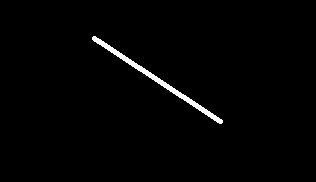
#> input picture 11.Deteccion_de_Bordes/images/linea1.jpg, 316 x 182 px
$ jupyter execute --allow-errors Deteccion_de_Bordes.ipynb   (shell and % lines are left out)
#> lines starting #> are read from the running program, lines starting #| are printed output that depends on the picture; after the words box and inside, x2 and y2 are one past the last pixel; in counts of white or black regions, pixels touching at a corner belong together
# Importar Paquetes

#> (a cell that did not finish here is left out)

[cell 2]
import numpy as np
import matplotlib.pyplot as plt
from PIL import Image, ImageOps
from scipy.ndimage import sobel

# Localización de Bordes:
- La localización de bordes consiste en saber específicamente en que posición de la imagen se encuentra un borde en particular. Para esto utilizaremos la transformada de Hough.

# Transformada de Hough:
- Es una transformada que permite detectar figuras que son expresadas matemáticamente como *rectas*, circunferencias y elipses.

## Caso de Lineas Rectas
- En este caso, las lineas rectas se pueden expresar con la ecuación `y = mx + b`
- La idea principal es considerar las caracteristicas de una linea recta en términos de los parámetros (m,b)
- El problema de `y = mx + b` es que no puede localizar lineas verticales, Para eso utilizaremos una representación polar
    - `y = -(cos(a)/sen(a))x + p/sen(a)`
    - donde p = distancia del origen a la recta y a = es el ángulo que hay entre p y el eje x

- Despejando p:
    - `p = x*cos(a) + y*sen(a)`
- Es posible asociar a cada recta un par (p,a) que es único para todo a que exista en [0, pi[, p existe en el dominio real

NOTA: El espacio (p,a) se denomina el espacio de Hough para el conjunto de rectas en 2 dimensiones

# Pasos de la Transformada de Hough
Sea A una imagen binaria donde, A(x,y){ 1 : si esta en el borde , 0: si no esta en el borde }
- Paso 1: Cargar una imagen I
- Paso 2: Detectar los borde de I y guardarlo en una imagen A (binaria)
- Paso 3: Para cada (x,y) que esté en el borde:
- Paso 4: -Para todos los posibles a en `[o,pi[`
- Paso 5: -- Calcular p para (x,y) y a
- Paso 6: -- Incrementar la posición (p,a) en la matriz de acumulación
- Paso 7: Buscar las posiciones con los mayores valores en el acumulador
- Paso 8: Devolver la recta cuyos valores son los mayores en el acumulador

#> (a cell that did not finish here is left out)

#> (a cell that did not finish here is left out)

[cell 5]
A = Image.open("images/linea1.jpg")
#> A is the input picture: PIL image 316x182 RGB; min 0, max 255, mean 3.5
A = np.asarray(A).astype("float64")/255
#> A: shape (182, 316, 3) float64
A = A[:,:,0]
#> A: shape (182, 316) float64
A[A>=0.5]=1
#> A: shape (182, 316) float64; min 0, max 1, mean 0.0136
A[A<0.5]=0
#> A: shape (182, 316) float64; values 0 (black) and 1 (white), 1.3% white; 1 white region, box (x1, y1, x2, y2) and area: (92, 36, 223, 124) 776
plt.imshow(A, cmap=plt.cm.gray)

h1 = 1
thetas = np.deg2rad(np.arange(0,180+h1,h1))

m,n = np.shape(A)
#> m = 182; n = 316
d = np.sqrt(m**2 + n**2)
#> d = 364.7
h2 = 1
rhos = np.arange(-d,d,h2)
#> rhos = 730 values from -364.7 to 364.3

Acumulador = np.zeros((len(thetas),len(rhos)))
x_borde,y_borde = np.nonzero(A)
#> x_borde = 776 values from 36 to 123; y_borde = 776 values, max 222 at index 759, min 92 at index 3, mean 156.9

for i in range(len(x_borde)):
    for theta_indice in range(len(thetas)):
        theta = thetas[theta_indice]
        rho = x_borde[i]*np.cos(theta) + y_borde[i]*np.sin(theta)
        rho_indice = np.argmin(np.abs(rhos-rho))
        Acumulador[theta_indice,rho_indice] += 1
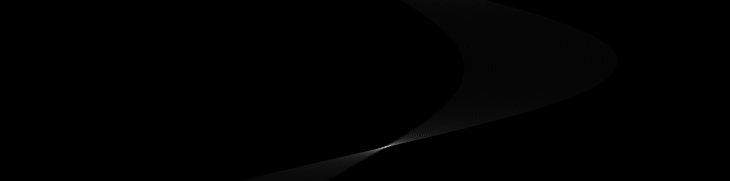
#> Acumulador: shape (181, 730) float64; min 0, max 157, mean 1.1

xp,yp = np.unravel_index(np.argmax(Acumulador,axis=None),Acumulador.shape)
#> xp = 147; yp = 383
thetaMax = thetas[xp]
#> thetaMax = 2.57
rhoMax = rhos[yp]
#> rhoMax = 18.34
pendiente = -np.cos(thetaMax) / np.sin(thetaMax)
#> pendiente = 1.54
interseccion = rhoMax / np.sin(thetaMax)
#> interseccion = 33.67

y1 = pendiente*1 + interseccion
#> y1 = 35.21
xn = (n-interseccion)/pendiente
#> xn = 183.3

plt.plot([y1, n],[1, xn])
plt.xlim([0,n])
plt.ylim([m,0])
plt.show()
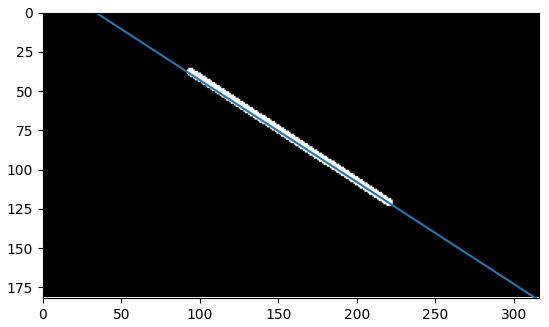
#> figure drawn by matplotlib, 1 panel

#> (a cell that did not finish here is left out)

[cell 7]
A = Image.open("images/linea3.jpg")
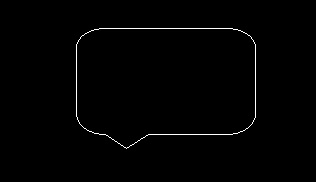
#> input picture 11.Deteccion_de_Bordes/images/linea3.jpg, 316 x 182 px
#> A is the input picture: PIL image 316x182 RGB; min 0, max 255, mean 2.3
A = np.asarray(A).astype("float64")/255
#> A: shape (182, 316, 3) float64
A = A[:,:,0]
#> A: shape (182, 316) float64
A[A>=0.5]=1
#> A: shape (182, 316) float64; min 0, max 1, mean 0.00911
A[A<0.5]=0
#> A: shape (182, 316) float64; values 0 (black) and 1 (white), 0.9% white in thin lines or dots, all inside (x1, y1, x2, y2) = (76, 28, 256, 149)
plt.imshow(A, cmap=plt.cm.gray)

h1 = 1
thetas = np.deg2rad(np.arange(0,180+h1,h1))

m,n = np.shape(A)
d = np.sqrt(m**2 + n**2)
h2 = 1
rhos = np.arange(-d,d,h2)

Acumulador = np.zeros((len(thetas),len(rhos)))
x_borde,y_borde = np.nonzero(A)
#> x_borde = 516 values from 28 to 148; y_borde = 516 values, max 255 at index 185, min 76 at index 184, mean 165.5

for i in range(len(x_borde)):
    for theta_indice in range(len(thetas)):
        theta = thetas[theta_indice]
        rho = x_borde[i]*np.cos(theta) + y_borde[i]*np.sin(theta)
        rho_indice = np.argmin(np.abs(rhos-rho))
        Acumulador[theta_indice,rho_indice] += 1

        xp,yp = np.where(Acumulador == np.max(np.max(Acumulador)))

y1 = 0
xn = 0

for k in range(len(xp)):
    thetaMax = thetas[xp[k]]
    rhoMax = rhos[yp[k]]

    if (np.abs(np.sin(thetaMax)) < 10**-5):
        xv = rhoMax / np.cos(thetaMax)
        plt.plot([n, 1], [xv, xv])
    else:
        pendiente = -np.cos(thetaMax) / np.sin(thetaMax)
        interseccion = rhoMax / np.sin(thetaMax)

        y1 = pendiente*1 + interseccion
        xn = (n-interseccion)/pendiente

plt.plot([y1, n], [1, xn])


#Mostrar
plt.xlim([0,n])
plt.ylim([m,0])
plt.show()
